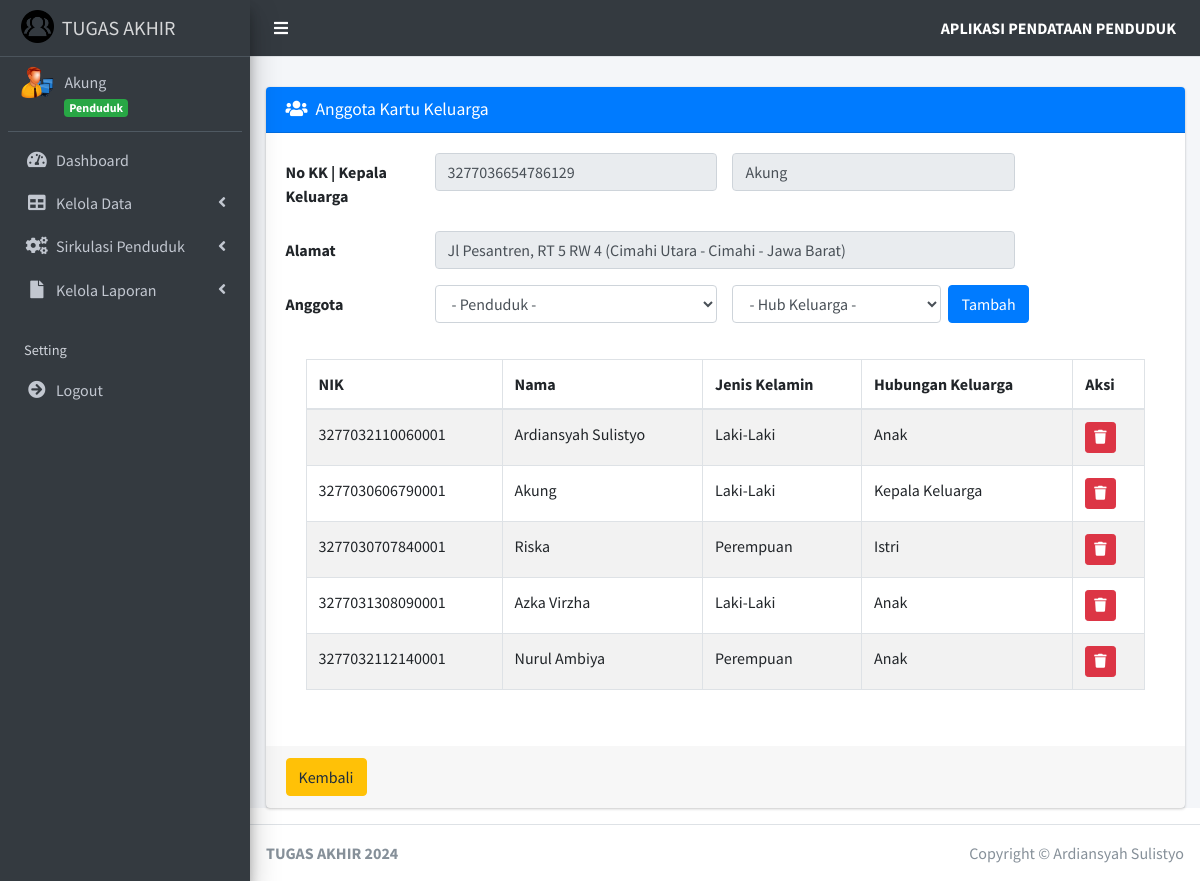
The page /?page=anggota&id_kk=1 (signed in) on the database its author committed.
### tables this page shows
CREATE TABLE `kk` (
  `id_kk` int(11) NOT NULL,
  `no_kk` varchar(16) NOT NULL,
  `id_penduduk` int(11) NOT NULL,
  `k_keluarga` varchar(20) NOT NULL
);

CREATE TABLE `penduduk` (
  `id_penduduk` int(11) NOT NULL,
  `id_user` int(11) NOT NULL,
  `nik_penduduk` varchar(16) NOT NULL,
  `nama_penduduk` varchar(45) NOT NULL,
  `tempat_lahir_penduduk` varchar(30) NOT NULL,
  `tanggal_lahir_penduduk` date NOT NULL,
  `jenis_kelamin_penduduk` enum('Laki-Laki','Perempuan') NOT NULL,
  `alamat_penduduk` text NOT NULL,
  `desa_kelurahan_penduduk` varchar(30) NOT NULL,
  `kecamatan_penduduk` varchar(30) NOT NULL,
  `kabupaten_kota_penduduk` varchar(30) NOT NULL,
  `provinsi_penduduk` varchar(30) NOT NULL,
  `negara_penduduk` varchar(30) NOT NULL,
  `rt_penduduk` varchar(3) NOT NULL,
  `rw_penduduk` varchar(3) NOT NULL,
  `agama_penduduk` enum('Islam','Kristen','Katolik','Hindu','Buddha','Konghucu') NOT NULL,
  `pendidikan_terakhir_penduduk` varchar(20) NOT NULL,
  `pekerjaan_penduduk` varchar(20) NOT NULL,
  `status_perkawinan_penduduk` enum('Kawin','Tidak Kawin','Belum Kawin','Cerai') NOT NULL,
  `status` enum('Ada','Meninggal','Pindah','Izin Tinggal') NOT NULL,
  `status_keluarga` enum('Sudah Berkeluarga','Belum Berkeluarga','','') NOT NULL
);

CREATE TABLE `anggota_keluarga` (
  `id_anggota` int(11) NOT NULL,
  `id_kk` int(11) NOT NULL,
  `id_penduduk` int(11) NOT NULL,
  `hub_keluarga` varchar(15) NOT NULL
);

### pages/kk/anggota.php (the view, shortened to what this page needs)
<?php
if (isset($_GET['id_kk'])) {
    $id_kk = $_GET['id_kk'];
    $sql_cek = "SELECT * FROM `kk` JOIN `penduduk` ON kk.id_penduduk=penduduk.id_penduduk WHERE id_kk='$id_kk'";
    $query_cek = mysqli_query($koneksi, $sql_cek);
    $data_cek = mysqli_fetch_array($query_cek, MYSQLI_BOTH);
    $karkel = $data_cek['id_kk'];
}
?>
<div class="card card-primary">
    <div class="card-header">
        <h3 class="card-title">
            <i class="fa fa-users mr-2"></i>Anggota Kartu Keluarga
        </h3>
    </div>
    <form action="" method="post" enctype="multipart/form-data">
        <div class="card-body">
            <div class="form-group row">
                <label class="col-sm-2 col-form-label">No KK | Kepala Keluarga</label>
                <div class="col-sm-4">
                    <input type="text" class="form-control" id="no_kk" name="no_kk" value="<?= $data_cek['no_kk']; ?>" disabled />
                </div>
                <div class="col-sm-4">
                    <input type="text" class="form-control" id="kepala" name="kepala" value="<?= $data_cek['k_keluarga']; ?>" disabled />
                </div>
            </div>
            <div class="form-group row">
                <label class="col-sm-2 col-form-label">Alamat</label>
                <div class="col-sm-8">
                    <input type="text" class="form-control" value="<?= $data_cek['alamat_penduduk']; ?>, RT <?= $data_cek['rt_penduduk']; ?> RW <?= $data_cek['rw_penduduk']; ?> (<?= $data_cek['kecamatan_penduduk']; ?> - <?= $data_cek['kabupaten_kota_penduduk']; ?> - <?= $data_cek['provinsi_penduduk']; ?>)" disabled />
                </div>
            </div>
            <div class="form-group row">
                <label class="col-sm-2 col-form-label">Anggota</label>
                <div class="col-sm-4">
                    <select name="id_pend" id="id_pend" class="form-control select2bs4" required>
                        <option selected="selected">- Penduduk -</option>
                    </select>
                </div>
                <div class="col-sm-3">
                    <select name="hubungan" id="hubungan" class="form-control">
                        <option>- Hub Keluarga -</option>
                    </select>
                </div>
                <input type="submit" name="Simpan" value="Tambah" class="btn btn-primary">
            </div>
            <div class="card-body">
                <div class="table-responsive">
                    <table class="table table-bordered table-striped">
                        <thead>
                            <tr>
                                <th>NIK</th>
                                <th>Nama</th>
                                <th>Jenis Kelamin</th>
                                <th>Hubungan Keluarga</th>
                                <th>Aksi</th>
                            </tr>
                        </thead>
                        <tbody>
                            <?php
                            $sql = $koneksi->query("SELECT p.nik_penduduk, p.nama_penduduk, p.jenis_kelamin_penduduk, a.hub_keluarga, a.id_anggota
			  										FROM penduduk p JOIN anggota_keluarga a ON p.id_penduduk=a.id_penduduk
													WHERE status='Ada' AND id_kk=$karkel AND status_keluarga='Sudah Berkeluarga'");
                            while ($data = $sql->fetch_assoc()) {
                            ?>
                                <tr>
                                    <td>
                                        <?= $data['nik_penduduk']; ?>
                                    </td>
                                    <td>
                                        <?= $data['nama_penduduk']; ?>
                                    </td>
                                    <td>
                                        <?= $data['jenis_kelamin_penduduk']; ?>
                                    </td>
                                    <td>
                                        <?= $data['hub_keluarga']; ?>
                                    </td>
                                    <td>
                                        <a href="?page=hapus_anggota&id_anggota=<?= $data['id_anggota']; ?>" onclick="return confirm('Apakah anda yakin hapus data ini ?')" title="Hapus" class="btn btn-danger btn-sm">
                                            <i class="fa fa-trash"></i>
                                        </a>
                                    </td>
                                </tr>
                            <?php
                            }
                            ?>
                        </tbody>
                    </table>
                </div>
            </div>
        </div>
        <div class="card-footer">
            <a href="?page=kk" title="Kembali" class="btn btn-warning">Kembali</a>
        </div>
    </form>
</div>

### rows shown on the page
kk: no_kk "3277036654786129", kepala "Akung", id_penduduk.provinsi_penduduk "Jl Pesantren, RT 5 RW 4 (Cimahi Utara - Cimahi - Jawa Barat)"
anggota_keluarga: id_penduduk.nik_penduduk "3277032110060001", id_penduduk.nama_penduduk "Ardiansyah Sulistyo", id_penduduk.jenis_kelamin_penduduk "Laki-Laki", hub_keluarga "Anak"
anggota_keluarga: id_penduduk.nik_penduduk "3277030606790001", id_penduduk.nama_penduduk "Akung", id_penduduk.jenis_kelamin_penduduk "Laki-Laki", hub_keluarga "Kepala Keluarga"
anggota_keluarga: id_penduduk.nik_penduduk "3277030707840001", id_penduduk.nama_penduduk "Riska", id_penduduk.jenis_kelamin_penduduk "Perempuan", hub_keluarga "Istri"
anggota_keluarga: id_penduduk.nik_penduduk "3277031308090001", id_penduduk.nama_penduduk "Azka Virzha", id_penduduk.jenis_kelamin_penduduk "Laki-Laki", hub_keluarga "Anak"
anggota_keluarga: id_penduduk.nik_penduduk "3277032112140001", id_penduduk.nama_penduduk "Nurul Ambiya", id_penduduk.jenis_kelamin_penduduk "Perempuan", hub_keluarga "Anak"

### other values the page prints
$data_nama "Akung"
$data_level "Penduduk"
